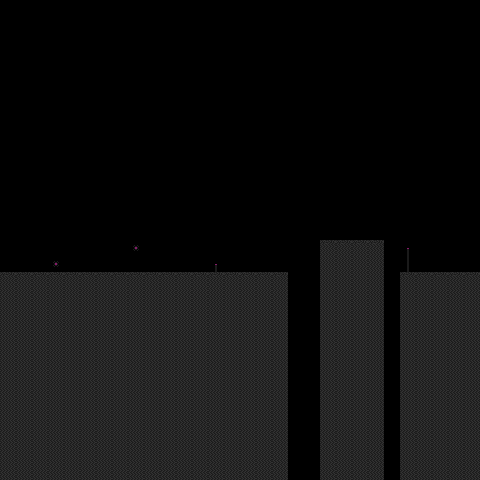

Tiled map render using the project's own tile images. Description and the whole map definition, tile-layer contents included, below:
An orthogonal 30x30 tile map with 16x16 px tiles, 2 tile layers (walls, obsidian_obstacles).

<map version="1.10" tiledversion="1.10.2" orientation="orthogonal" renderorder="right-down" width="30" height="30" tilewidth="16" tileheight="16" infinite="0" nextlayerid="3" nextobjectid="1">
 <editorsettings>
  <export target="obsidian_6.tmj" format="json" />
 </editorsettings>
 <tileset firstgid="1" source="../obsidian.tsx" />
 <layer id="1" name="walls" width="30" height="30">
  <data encoding="csv">
0,0,0,0,0,0,0,0,0,0,0,0,0,0,0,0,0,0,0,0,0,0,0,0,0,0,0,0,0,0,
0,0,0,0,0,0,0,0,0,0,0,0,0,0,0,0,0,0,0,0,0,0,0,0,0,0,0,0,0,0,
0,0,0,0,0,0,0,0,0,0,0,0,0,0,0,0,0,0,0,0,0,0,0,0,0,0,0,0,0,0,
0,0,0,0,0,0,0,0,0,0,0,0,0,0,0,0,0,0,0,0,0,0,0,0,0,0,0,0,0,0,
0,0,0,0,0,0,0,0,0,0,0,0,0,0,0,0,0,0,0,0,0,0,0,0,0,0,0,0,0,0,
0,0,0,0,0,0,0,0,0,0,0,0,0,0,0,0,0,0,0,0,0,0,0,0,0,0,0,0,0,0,
0,0,0,0,0,0,0,0,0,0,0,0,0,0,0,0,0,0,0,0,0,0,0,0,0,0,0,0,0,0,
0,0,0,0,0,0,0,0,0,0,0,0,0,0,0,0,0,0,0,0,0,0,0,0,0,0,0,0,0,0,
0,0,0,0,0,0,0,0,0,0,0,0,0,0,0,0,0,0,0,0,0,0,0,0,0,0,0,0,0,0,
0,0,0,0,0,0,0,0,0,0,0,0,0,0,0,0,0,0,0,0,0,0,0,0,0,0,0,0,0,0,
0,0,0,0,0,0,0,0,0,0,0,0,0,0,0,0,0,0,0,0,0,0,0,0,0,0,0,0,0,0,
0,0,0,0,0,0,0,0,0,0,0,0,0,0,0,0,0,0,0,0,0,0,0,0,0,0,0,0,0,0,
0,0,0,0,0,0,0,0,0,0,0,0,0,0,0,0,0,0,0,0,0,0,0,0,0,0,0,0,0,0,
0,0,0,0,0,0,0,0,0,0,0,0,0,0,0,0,0,0,0,0,0,0,0,0,0,0,0,0,0,0,
0,0,0,0,0,0,0,0,0,0,0,0,0,0,0,0,0,0,0,0,0,0,0,0,0,0,0,0,0,0,
0,0,0,0,0,0,0,0,0,0,0,0,0,0,0,0,0,0,0,0,1,1,1,1,0,0,0,0,0,0,
0,0,0,0,0,0,0,0,0,0,0,0,0,0,0,0,0,0,0,0,9,9,9,9,0,0,0,0,0,0,
1,1,1,1,1,1,1,1,1,1,1,1,1,1,1,1,1,1,0,0,9,9,9,9,0,1,1,1,1,1,
9,9,9,9,9,9,9,9,9,9,9,9,9,9,9,9,9,9,0,0,9,9,9,9,0,9,9,9,9,9,
9,9,9,9,9,9,9,9,9,9,9,9,9,9,9,9,9,9,0,0,9,9,9,9,0,9,9,9,9,9,
9,9,9,9,9,9,9,9,9,9,9,9,9,9,9,9,9,9,0,0,9,9,9,9,0,9,9,9,9,9,
9,9,9,9,9,9,9,9,9,9,9,9,9,9,9,9,9,9,0,0,9,9,9,9,0,9,9,9,9,9,
9,9,9,9,9,9,9,9,9,9,9,9,9,9,9,9,9,9,0,0,9,9,9,9,0,9,9,9,9,9,
9,9,9,9,9,9,9,9,9,9,9,9,9,9,9,9,9,9,0,0,9,9,9,9,0,9,9,9,9,9,
9,9,9,9,9,9,9,9,9,9,9,9,9,9,9,9,9,9,0,0,9,9,9,9,0,9,9,9,9,9,
9,9,9,9,9,9,9,9,9,9,9,9,9,9,9,9,9,9,0,0,9,9,9,9,0,9,9,9,9,9,
9,9,9,9,9,9,9,9,9,9,9,9,9,9,9,9,9,9,0,0,9,9,9,9,0,9,9,9,9,9,
9,9,9,9,9,9,9,9,9,9,9,9,9,9,9,9,9,9,0,0,9,9,9,9,0,9,9,9,9,9,
9,9,9,9,9,9,9,9,9,9,9,9,9,9,9,9,9,9,0,0,9,9,9,9,0,9,9,9,9,9,
9,9,9,9,9,9,9,9,9,9,9,9,9,9,9,9,9,9,0,0,9,9,9,9,0,9,9,9,9,9
</data>
 </layer>
 <layer id="2" name="obsidian_obstacles" width="30" height="30">
  <data encoding="csv">
0,0,0,0,0,0,0,0,0,0,0,0,0,0,0,0,0,0,0,0,0,0,0,0,0,0,0,0,0,0,
0,0,0,0,0,0,0,0,0,0,0,0,0,0,0,0,0,0,0,0,0,0,0,0,0,0,0,0,0,0,
0,0,0,0,0,0,0,0,0,0,0,0,0,0,0,0,0,0,0,0,0,0,0,0,0,0,0,0,0,0,
0,0,0,0,0,0,0,0,0,0,0,0,0,0,0,0,0,0,0,0,0,0,0,0,0,0,0,0,0,0,
0,0,0,0,0,0,0,0,0,0,0,0,0,0,0,0,0,0,0,0,0,0,0,0,0,0,0,0,0,0,
0,0,0,0,0,0,0,0,0,0,0,0,0,0,0,0,0,0,0,0,0,0,0,0,0,0,0,0,0,0,
0,0,0,0,0,0,0,0,0,0,0,0,0,0,0,0,0,0,0,0,0,0,0,0,0,0,0,0,0,0,
0,0,0,0,0,0,0,0,0,0,0,0,0,0,0,0,0,0,0,0,0,0,0,0,0,0,0,0,0,0,
0,0,0,0,0,0,0,0,0,0,0,0,0,0,0,0,0,0,0,0,0,0,0,0,0,0,0,0,0,0,
0,0,0,0,0,0,0,0,0,0,0,0,0,0,0,0,0,0,0,0,0,0,0,0,0,0,0,0,0,0,
0,0,0,0,0,0,0,0,0,0,0,0,0,0,0,0,0,0,0,0,0,0,0,0,0,0,0,0,0,0,
0,0,0,0,0,0,0,0,0,0,0,0,0,0,0,0,0,0,0,0,0,0,0,0,0,0,0,0,0,0,
0,0,0,0,0,0,0,0,0,0,0,0,0,0,0,0,0,0,0,0,0,0,0,0,0,0,0,0,0,0,
0,0,0,0,0,0,0,0,0,0,0,0,0,0,0,0,0,0,0,0,0,0,0,0,0,0,0,0,0,0,
0,0,0,0,0,0,0,0,0,0,0,0,0,0,0,0,0,0,0,0,0,0,0,0,0,0,0,0,0,0,
0,0,0,0,0,0,0,0,11,0,0,0,0,0,0,0,0,0,0,0,0,0,0,0,0,49,0,0,0,0,
0,0,0,11,0,0,0,0,0,0,0,0,0,49,0,0,0,0,0,0,0,0,0,0,0,57,0,0,0,0,
0,0,0,0,0,0,0,0,0,0,0,0,0,0,0,0,0,0,0,0,0,0,0,0,0,0,0,0,0,0,
0,0,0,0,0,0,0,0,0,0,0,0,0,0,0,0,0,0,0,0,0,0,0,0,0,0,0,0,0,0,
0,0,0,0,0,0,0,0,0,0,0,0,0,0,0,0,0,0,0,0,0,0,0,0,0,0,0,0,0,0,
0,0,0,0,0,0,0,0,0,0,0,0,0,0,0,0,0,0,0,0,0,0,0,0,0,0,0,0,0,0,
0,0,0,0,0,0,0,0,0,0,0,0,0,0,0,0,0,0,0,0,0,0,0,0,0,0,0,0,0,0,
0,0,0,0,0,0,0,0,0,0,0,0,0,0,0,0,0,0,0,0,0,0,0,0,0,0,0,0,0,0,
0,0,0,0,0,0,0,0,0,0,0,0,0,0,0,0,0,0,0,0,0,0,0,0,0,0,0,0,0,0,
0,0,0,0,0,0,0,0,0,0,0,0,0,0,0,0,0,0,0,0,0,0,0,0,0,0,0,0,0,0,
0,0,0,0,0,0,0,0,0,0,0,0,0,0,0,0,0,0,0,0,0,0,0,0,0,0,0,0,0,0,
0,0,0,0,0,0,0,0,0,0,0,0,0,0,0,0,0,0,0,0,0,0,0,0,0,0,0,0,0,0,
0,0,0,0,0,0,0,0,0,0,0,0,0,0,0,0,0,0,0,0,0,0,0,0,0,0,0,0,0,0,
0,0,0,0,0,0,0,0,0,0,0,0,0,0,0,0,0,0,0,0,0,0,0,0,0,0,0,0,0,0,
0,0,0,0,0,0,0,0,0,0,0,0,0,0,0,0,0,0,0,0,0,0,0,0,0,0,0,0,0,0
</data>
 </layer>
</map>
